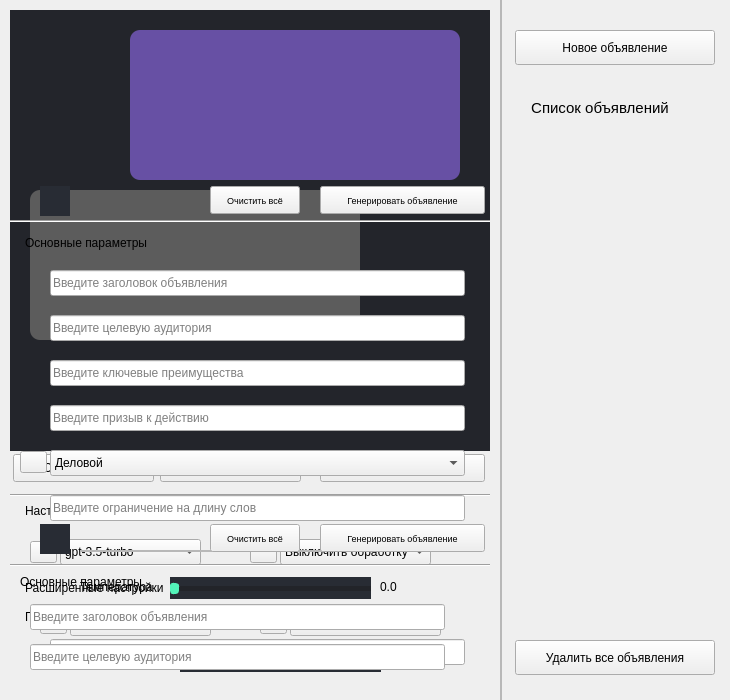
  <widget class="QWidget" name="Dialog" native="true">
   <property name="geometry">
    <rect>
     <x>200</x>
     <y>70</y>
     <width>730</width>
     <height>700</height>
    </rect>
   </property>
   <property name="styleSheet">
    <string notr="true"/>
   </property>
   <widget class="QFrame" name="line_2">
    <property name="geometry">
     <rect>
      <x>500</x>
      <y>0</y>
      <width>2</width>
      <height>700</height>
     </rect>
    </property>
    <property name="frameShape">
     <enum>QFrame::StyledPanel</enum>
    </property>
    <property name="frameShadow">
     <enum>QFrame::Raised</enum>
    </property>
   </widget>
   <widget class="QPushButton" name="newGenerationBtn">
    <property name="geometry">
     <rect>
      <x>515</x>
      <y>30</y>
      <width>200</width>
      <height>35</height>
     </rect>
    </property>
    <property name="font">
     <font>
      <pointsize>9</pointsize>
     </font>
    </property>
    <property name="text">
     <string>Новое объявление</string>
    </property>
    <property name="checkable">
     <bool>true</bool>
    </property>
    <property name="autoExclusive">
     <bool>false</bool>
    </property>
   </widget>
   <widget class="QLabel" name="generationListTxt">
    <property name="geometry">
     <rect>
      <x>515</x>
      <y>100</y>
      <width>170</width>
      <height>16</height>
     </rect>
    </property>
    <property name="font">
     <font>
      <pointsize>11</pointsize>
     </font>
    </property>
    <property name="text">
     <string>Список объявлений</string>
    </property>
    <property name="scaledContents">
     <bool>true</bool>
    </property>
    <property name="alignment">
     <set>Qt::AlignCenter</set>
    </property>
   </widget>
   <widget class="QPushButton" name="deleteGenBtn">
    <property name="geometry">
     <rect>
      <x>515</x>
      <y>640</y>
      <width>200</width>
      <height>35</height>
     </rect>
    </property>
    <property name="font">
     <font>
      <pointsize>9</pointsize>
     </font>
    </property>
    <property name="text">
     <string>Удалить все объявления</string>
    </property>
   </widget>
   <widget class="QWidget" name="InputDialog" native="true">
    <property name="enabled">
     <bool>true</bool>
    </property>
    <property name="geometry">
     <rect>
      <x>10</x>
      <y>180</y>
      <width>480</width>
      <height>510</height>
     </rect>
    </property>
    <widget class="Line" name="line_3">
     <property name="geometry">
      <rect>
       <x>0</x>
       <y>40</y>
       <width>481</width>
       <height>2</height>
      </rect>
     </property>
     <property name="orientation">
      <enum>Qt::Horizontal</enum>
     </property>
    </widget>
    <widget class="QLabel" name="optionsTxt">
     <property name="geometry">
      <rect>
       <x>15</x>
       <y>55</y>
       <width>151</width>
       <height>16</height>
      </rect>
     </property>
     <property name="font">
      <font>
       <pointsize>9</pointsize>
      </font>
     </property>
     <property name="text">
      <string>Основные параметры</string>
     </property>
     <property name="scaledContents">
      <bool>true</bool>
     </property>
    </widget>
    <widget class="QLineEdit" name="headlineEdit">
     <property name="geometry">
      <rect>
       <x>40</x>
       <y>90</y>
       <width>415</width>
       <height>26</height>
      </rect>
     </property>
     <property name="text">
      <string/>
     </property>
     <property name="placeholderText">
      <string>Введите заголовок объявления</string>
     </property>
    </widget>
    <widget class="QLineEdit" name="audienceEdit">
     <property name="geometry">
      <rect>
       <x>40</x>
       <y>135</y>
       <width>415</width>
       <height>26</height>
      </rect>
     </property>
     <property name="placeholderText">
      <string>Введите целевую аудитория</string>
     </property>
    </widget>
    <widget class="QPushButton" name="generationBtn">
     <property name="geometry">
      <rect>
       <x>310</x>
       <y>6</y>
       <width>165</width>
       <height>28</height>
      </rect>
     </property>
     <property name="font">
      <font>
       <pointsize>7</pointsize>
      </font>
     </property>
     <property name="text">
      <string>Генерировать объявление</string>
     </property>
     <property name="checkable">
      <bool>true</bool>
     </property>
     <property name="autoExclusive">
      <bool>true</bool>
     </property>
    </widget>
    <widget class="QPushButton" name="clearBtn">
     <property name="geometry">
      <rect>
       <x>200</x>
       <y>6</y>
       <width>90</width>
       <height>28</height>
      </rect>
     </property>
     <property name="font">
      <font>
       <pointsize>7</pointsize>
       <strikeout>false</strikeout>
      </font>
     </property>
     <property name="styleSheet">
      <string notr="true">w</string>
     </property>
     <property name="text">
      <string>Очистить всё</string>
     </property>
     <property name="checkable">
      <bool>true</bool>
     </property>
     <property name="autoExclusive">
      <bool>false</bool>
     </property>
     <property name="default">
      <bool>false</bool>
     </property>
     <property name="flat">
      <bool>false</bool>
     </property>
    </widget>
    <widget class="QLineEdit" name="keyEdit">
     <property name="geometry">
      <rect>
       <x>40</x>
       <y>180</y>
       <width>415</width>
       <height>26</height>
      </rect>
     </property>
     <property name="text">
      <string/>
     </property>
     <property name="placeholderText">
      <string>Введите ключевые преимущества</string>
     </property>
    </widget>
    <widget class="QLineEdit" name="actionEdit">
     <property name="geometry">
      <rect>
       <x>40</x>
       <y>225</y>
       <width>415</width>
       <height>26</height>
      </rect>
     </property>
     <property name="text">
      <string/>
     </property>
     <property name="placeholderText">
      <string>Введите призыв к действию</string>
     </property>
    </widget>
    <widget class="QLineEdit" name="lengthEdit">
     <property name="geometry">
      <rect>
       <x>40</x>
       <y>315</y>
       <width>415</width>
       <height>26</height>
      </rect>
     </property>
     <property name="text">
      <string/>
     </property>
     <property name="placeholderText">
      <string>Введите ограничение на длину слов</string>
     </property>
    </widget>
    <widget class="QFrame" name="line_5">
     <property name="geometry">
      <rect>
       <x>70</x>
       <y>370</y>
       <width>350</width>
       <height>2</height>
      </rect>
     </property>
     <property name="frameShape">
      <enum>QFrame::StyledPanel</enum>
     </property>
     <property name="frameShadow">
      <enum>QFrame::Raised</enum>
     </property>
    </widget>
    <widget class="QLabel" name="advSetTxt">
     <property name="geometry">
      <rect>
       <x>15</x>
       <y>400</y>
       <width>170</width>
       <height>16</height>
      </rect>
     </property>
     <property name="font">
      <font>
       <pointsize>9</pointsize>
      </font>
     </property>
     <property name="text">
      <string>Расширенные настройки</string>
     </property>
     <property name="scaledContents">
      <bool>true</bool>
     </property>
    </widget>
    <widget class="QComboBox" name="styleBox">
     <property name="geometry">
      <rect>
       <x>40</x>
       <y>270</y>
       <width>415</width>
       <height>26</height>
      </rect>
     </property>
     <property name="toolTip">
      <string/>
     </property>
     <property name="whatsThis">
      <string>&lt;html&gt;&lt;head/&gt;&lt;body&gt;&lt;p&gt;&lt;br/&gt;&lt;/p&gt;&lt;/body&gt;&lt;/html&gt;</string>
     </property>
     <property name="styleSheet">
      <string notr="true">QToolTip{
color: black;
background-color:white;
font-size:12px;
}</string>
     </property>
     <property name="editable">
      <bool>false</bool>
     </property>
     <property name="duplicatesEnabled">
      <bool>false</bool>
     </property>
     <item>
      <property name="text">
       <string>Деловой</string>
      </property>
     </item>
     <item>
      <property name="text">
       <string>Неформальный</string>
      </property>
     </item>
     <item>
      <property name="text">
       <string>Юмористический</string>
      </property>
     </item>
    </widget>
    <widget class="QComboBox" name="modelBox">
     <property name="geometry">
      <rect>
       <x>60</x>
       <y>430</y>
       <width>141</width>
       <height>26</height>
      </rect>
     </property>
     <property name="toolTip">
      <string/>
     </property>
     <property name="whatsThis">
      <string>&lt;html&gt;&lt;head/&gt;&lt;body&gt;&lt;p&gt;&lt;br/&gt;&lt;/p&gt;&lt;/body&gt;&lt;/html&gt;</string>
     </property>
     <property name="styleSheet">
      <string notr="true">QToolTip{
color: black;
background-color:white;
font-size:12px;
}</string>
     </property>
     <property name="editable">
      <bool>false</bool>
     </property>
     <property name="duplicatesEnabled">
      <bool>false</bool>
     </property>
     <item>
      <property name="text">
       <string>gpt-3.5-turbo</string>
      </property>
     </item>
     <item>
      <property name="text">
       <string>google/gemma-1.1-7b-it</string>
      </property>
     </item>
     <item>
      <property name="text">
       <string>claude-3</string>
      </property>
     </item>
     <item>
      <property name="text">
       <string>NousResearch</string>
      </property>
     </item>
     <item>
      <property name="text">
       <string>green</string>
      </property>
     </item>
    </widget>
    <widget class="QComboBox" name="potokBox">
     <property name="geometry">
      <rect>
       <x>280</x>
       <y>430</y>
       <width>151</width>
       <height>26</height>
      </rect>
     </property>
     <property name="toolTip">
      <string/>
     </property>
     <property name="whatsThis">
      <string>&lt;html&gt;&lt;head/&gt;&lt;body&gt;&lt;p&gt;&lt;br/&gt;&lt;/p&gt;&lt;/body&gt;&lt;/html&gt;</string>
     </property>
     <property name="styleSheet">
      <string notr="true">QToolTip{
color: black;
background-color:white;
font-size:12px;
}</string>
     </property>
     <property name="editable">
      <bool>false</bool>
     </property>
     <property name="duplicatesEnabled">
      <bool>false</bool>
     </property>
     <item>
      <property name="text">
       <string>Выключить обработку</string>
      </property>
     </item>
     <item>
      <property name="text">
       <string>Включить обработку</string>
      </property>
     </item>
    </widget>
    <widget class="QSlider" name="slider">
     <property name="geometry">
      <rect>
       <x>170</x>
       <y>470</y>
       <width>201</width>
       <height>22</height>
      </rect>
     </property>
     <property name="styleSheet">
      <string notr="true">QSlider{
background-color: #282C34;
}

QSlider::groove:horizontal {
                height: 1px;
                background: #53F4BA;
                margin: 2px 0;
                border-radius: 2px;
            }

            QSlider::handle:horizontal {
                background: #53F4BA;
                border: 1px solid #53F4BA;
                width: 7px;
                height: 7px;
                border-radius: 3px;
                margin: -5px 0;
            }

            QSlider::sub-page:horizontal {
                background: #53F4BA;
                border: 1px solid #53F4BA;
                height: 8px;
                border-radius: 4px;
            }

            QSlider::add-page:horizontal {
                background: #222429;
                border: 1px solid #222429;
                height: 8px;
                border-radius: 4px;
}</string>
     </property>
     <property name="orientation">
      <enum>Qt::Horizontal</enum>
     </property>
    </widget>
    <widget class="QLabel" name="tempTxt">
     <property name="geometry">
      <rect>
       <x>80</x>
       <y>472</y>
       <width>81</width>
       <height>16</height>
      </rect>
     </property>
     <property name="text">
      <string>Температура</string>
     </property>
    </widget>
    <widget class="QLabel" name="tempResTxt">
     <property name="geometry">
      <rect>
       <x>380</x>
       <y>472</y>
       <width>21</width>
       <height>16</height>
      </rect>
     </property>
     <property name="text">
      <string>0.0</string>
     </property>
    </widget>
    <widget class="QToolButton" name="infBtn">
     <property name="geometry">
      <rect>
       <x>10</x>
       <y>271</y>
       <width>27</width>
       <height>22</height>
      </rect>
     </property>
     <property name="toolTip">
      <string>Указывается стиль объявления</string>
     </property>
     <property name="styleSheet">
      <string notr="true">QToolTip{
color: black;
background-color:white;
font-size:12px;
}</string>
     </property>
     <property name="text">
      <string/>
     </property>
     <property name="icon">
      <iconset>
       <normaloff>../images/inf.png</normaloff>../images/inf.png</iconset>
     </property>
     <property name="autoRaise">
      <bool>false</bool>
     </property>
    </widget>
    <widget class="QToolButton" name="infBtn_2">
     <property name="geometry">
      <rect>
       <x>30</x>
       <y>432</y>
       <width>27</width>
       <height>22</height>
      </rect>
     </property>
     <property name="toolTip">
      <string>Указывается модель ИИ, которая будет генерировать объявление</string>
     </property>
     <property name="styleSheet">
      <string notr="true">QToolTip{
color: black;
background-color:white;
font-size:12px;
}</string>
     </property>
     <property name="text">
      <string/>
     </property>
     <property name="icon">
      <iconset>
       <normaloff>../images/inf.png</normaloff>../images/inf.png</iconset>
     </property>
    </widget>
    <widget class="QToolButton" name="infBtn_3">
     <property name="geometry">
      <rect>
       <x>250</x>
       <y>432</y>
       <width>27</width>
       <height>22</height>
      </rect>
     </property>
     <property name="toolTip">
      <string>Указывается наличие потоковой обработка</string>
     </property>
     <property name="styleSheet">
      <string notr="true">QToolTip{
color: black;
background-color:white;
font-size:12px;
}</string>
     </property>
     <property name="text">
      <string/>
     </property>
     <property name="icon">
      <iconset>
       <normaloff>../images/inf.png</normaloff>../images/inf.png</iconset>
     </property>
    </widget>
    <widget class="QPushButton" name="uparrowBtn">
     <property name="enabled">
      <bool>true</bool>
     </property>
     <property name="geometry">
      <rect>
       <x>30</x>
       <y>6</y>
       <width>30</width>
       <height>30</height>
      </rect>
     </property>
     <property name="focusPolicy">
      <enum>Qt::WheelFocus</enum>
     </property>
     <property name="styleSheet">
      <string notr="true">background-color: #282C34;
border-style:solid;</string>
     </property>
     <property name="text">
      <string/>
     </property>
     <property name="icon">
      <iconset>
       <normaloff>../images/down-arrow.png</normaloff>../images/down-arrow.png</iconset>
     </property>
     <property name="checkable">
      <bool>true</bool>
     </property>
     <property name="checked">
      <bool>false</bool>
     </property>
     <property name="autoExclusive">
      <bool>false</bool>
     </property>
    </widget>
   </widget>
   <widget class="QWidget" name="VisibleInputDialog" native="true">
    <property name="geometry">
     <rect>
      <x>10</x>
      <y>509</y>
      <width>480</width>
      <height>181</height>
     </rect>
    </property>
    <widget class="QLineEdit" name="v_audienceEdit">
     <property name="geometry">
      <rect>
       <x>20</x>
       <y>135</y>
       <width>415</width>
       <height>26</height>
      </rect>
     </property>
     <property name="placeholderText">
      <string>Введите целевую аудитория</string>
     </property>
    </widget>
    <widget class="QLineEdit" name="v_headlineEdit">
     <property name="geometry">
      <rect>
       <x>20</x>
       <y>95</y>
       <width>415</width>
       <height>26</height>
      </rect>
     </property>
     <property name="text">
      <string/>
     </property>
     <property name="placeholderText">
      <string>Введите заголовок объявления</string>
     </property>
    </widget>
    <widget class="QLabel" name="v_optionsTxt">
     <property name="geometry">
      <rect>
       <x>10</x>
       <y>65</y>
       <width>151</width>
       <height>16</height>
      </rect>
     </property>
     <property name="font">
      <font>
       <pointsize>9</pointsize>
      </font>
     </property>
     <property name="text">
      <string>Основные параметры</string>
     </property>
     <property name="scaledContents">
      <bool>true</bool>
     </property>
    </widget>
    <widget class="QPushButton" name="v_generationBtn">
     <property name="geometry">
      <rect>
       <x>310</x>
       <y>15</y>
       <width>165</width>
       <height>28</height>
      </rect>
     </property>
     <property name="font">
      <font>
       <pointsize>7</pointsize>
      </font>
     </property>
     <property name="text">
      <string>Генерировать объявление</string>
     </property>
     <property name="checkable">
      <bool>true</bool>
     </property>
     <property name="autoExclusive">
      <bool>true</bool>
     </property>
    </widget>
    <widget class="QPushButton" name="v_clearBtn">
     <property name="geometry">
      <rect>
       <x>200</x>
       <y>15</y>
       <width>90</width>
       <height>28</height>
      </rect>
     </property>
     <property name="font">
      <font>
       <pointsize>7</pointsize>
       <strikeout>false</strikeout>
      </font>
     </property>
     <property name="styleSheet">
      <string notr="true">w</string>
     </property>
     <property name="text">
      <string>Очистить всё</string>
     </property>
     <property name="checkable">
      <bool>true</bool>
     </property>
     <property name="autoExclusive">
      <bool>true</bool>
     </property>
     <property name="default">
      <bool>false</bool>
     </property>
     <property name="flat">
      <bool>false</bool>
     </property>
    </widget>
    <widget class="Line" name="line_6">
     <property name="geometry">
      <rect>
       <x>0</x>
       <y>55</y>
       <width>481</width>
       <height>2</height>
      </rect>
     </property>
     <property name="orientation">
      <enum>Qt::Horizontal</enum>
     </property>
    </widget>
    <widget class="QPushButton" name="downarrowBtn">
     <property name="enabled">
      <bool>true</bool>
     </property>
     <property name="geometry">
      <rect>
       <x>30</x>
       <y>15</y>
       <width>30</width>
       <height>30</height>
      </rect>
     </property>
     <property name="styleSheet">
      <string notr="true">background-color: #282C34;
border-style:solid;</string>
     </property>
     <property name="text">
      <string/>
     </property>
     <property name="icon">
      <iconset>
       <normaloff>../images/up-arrow.png</normaloff>../images/up-arrow.png</iconset>
     </property>
     <property name="checkable">
      <bool>true</bool>
     </property>
     <property name="checked">
      <bool>false</bool>
     </property>
     <property name="autoExclusive">
      <bool>false</bool>
     </property>
    </widget>
   </widget>
   <widget class="QWidget" name="EditInputDialog" native="true">
    <property name="geometry">
     <rect>
      <x>10</x>
      <y>439</y>
      <width>480</width>
      <height>251</height>
     </rect>
    </property>
    <widget class="QLabel" name="e_optionsTxt">
     <property name="geometry">
      <rect>
       <x>15</x>
       <y>65</y>
       <width>281</width>
       <height>18</height>
      </rect>
     </property>
     <property name="font">
      <font>
       <pointsize>9</pointsize>
      </font>
     </property>
     <property name="text">
      <string>Настройка и редактирование обявления</string>
     </property>
     <property name="scaledContents">
      <bool>true</bool>
     </property>
     <property name="alignment">
      <set>Qt::AlignLeading|Qt::AlignLeft|Qt::AlignTop</set>
     </property>
    </widget>
    <widget class="QPushButton" name="e_generationBtn">
     <property name="geometry">
      <rect>
       <x>310</x>
       <y>15</y>
       <width>165</width>
       <height>28</height>
      </rect>
     </property>
     <property name="font">
      <font>
       <pointsize>7</pointsize>
      </font>
     </property>
     <property name="text">
      <string>Применить изменения</string>
     </property>
    </widget>
    <widget class="Line" name="line_7">
     <property name="geometry">
      <rect>
       <x>0</x>
       <y>55</y>
       <width>481</width>
       <height>2</height>
      </rect>
     </property>
     <property name="orientation">
      <enum>Qt::Horizontal</enum>
     </property>
    </widget>
    <widget class="QComboBox" name="e_potokBox">
     <property name="geometry">
      <rect>
       <x>270</x>
       <y>100</y>
       <width>151</width>
       <height>26</height>
      </rect>
     </property>
     <property name="toolTip">
      <string/>
     </property>
     <property name="whatsThis">
      <string>&lt;html&gt;&lt;head/&gt;&lt;body&gt;&lt;p&gt;&lt;br/&gt;&lt;/p&gt;&lt;/body&gt;&lt;/html&gt;</string>
     </property>
     <property name="styleSheet">
      <string notr="true">QToolTip{
color: black;
background-color:white;
font-size:12px;
}</string>
     </property>
     <property name="editable">
      <bool>false</bool>
     </property>
     <property name="duplicatesEnabled">
      <bool>false</bool>
     </property>
     <item>
      <property name="text">
       <string>Выключить обработку</string>
      </property>
     </item>
     <item>
      <property name="text">
       <string>Включить обработку</string>
      </property>
     </item>
    </widget>
    <widget class="QComboBox" name="e_modelBox">
     <property name="geometry">
      <rect>
       <x>50</x>
       <y>100</y>
       <width>141</width>
       <height>26</height>
      </rect>
     </property>
     <property name="toolTip">
      <string/>
     </property>
     <property name="whatsThis">
      <string>&lt;html&gt;&lt;head/&gt;&lt;body&gt;&lt;p&gt;&lt;br/&gt;&lt;/p&gt;&lt;/body&gt;&lt;/html&gt;</string>
     </property>
     <property name="styleSheet">
      <string notr="true">QToolTip{
color: black;
background-color:white;
font-size:12px;
}</string>
     </property>
     <property name="editable">
      <bool>false</bool>
     </property>
     <property name="duplicatesEnabled">
      <bool>false</bool>
     </property>
     <item>
      <property name="text">
       <string>gpt-3.5-turbo</string>
      </property>
     </item>
     <item>
      <property name="text">
       <string>google/gemma-1.1-7b-it</string>
      </property>
     </item>
     <item>
      <property name="text">
       <string>claude-3</string>
      </property>
     </item>
     <item>
      <property name="text">
       <string>NousResearch</string>
      </property>
     </item>
     <item>
      <property name="text">
       <string>green</string>
      </property>
     </item>
    </widget>
    <widget class="QToolButton" name="e_infBtn">
     <property name="geometry">
      <rect>
       <x>240</x>
       <y>102</y>
       <width>27</width>
       <height>22</height>
      </rect>
     </property>
     <property name="toolTip">
      <string>Указывается наличие потоковой обработка</string>
     </property>
     <property name="styleSheet">
      <string notr="true">QToolTip{
color: black;
background-color:white;
font-size:12px;
}</string>
     </property>
     <property name="text">
      <string/>
     </property>
     <property name="icon">
      <iconset>
       <normaloff>../images/inf.png</normaloff>../images/inf.png</iconset>
     </property>
    </widget>
    <widget class="QSlider" name="e_slider">
     <property name="geometry">
      <rect>
       <x>160</x>
       <y>138</y>
       <width>201</width>
       <height>22</height>
      </rect>
     </property>
     <property name="styleSheet">
      <string notr="true">QSlider{
background-color: #282C34;
}

QSlider::groove:horizontal {
                height: 1px;
                background: #53F4BA;
                margin: 2px 0;
                border-radius: 2px;
            }

            QSlider::handle:horizontal {
                background: #53F4BA;
                border: 1px solid #53F4BA;
                width: 7px;
                height: 7px;
                border-radius: 3px;
                margin: -5px 0;
            }

            QSlider::sub-page:horizontal {
                background: #53F4BA;
                border: 1px solid #53F4BA;
                height: 8px;
                border-radius: 4px;
            }

            QSlider::add-page:horizontal {
                background: #222429;
                border: 1px solid #222429;
                height: 8px;
                border-radius: 4px;
}</string>
     </property>
     <property name="orientation">
      <enum>Qt::Horizontal</enum>
     </property>
    </widget>
    <widget class="QToolButton" name="e_infBtn_2">
     <property name="geometry">
      <rect>
       <x>20</x>
       <y>102</y>
       <width>27</width>
       <height>22</height>
      </rect>
     </property>
     <property name="toolTip">
      <string>Указывается модель ИИ, которая будет генерировать объявление</string>
     </property>
     <property name="styleSheet">
      <string notr="true">QToolTip{
color: black;
background-color:white;
font-size:12px;
}</string>
     </property>
     <property name="text">
      <string/>
     </property>
     <property name="icon">
      <iconset>
       <normaloff>../images/inf.png</normaloff>../images/inf.png</iconset>
     </property>
    </widget>
    <widget class="QLabel" name="e_tempTxt">
     <property name="geometry">
      <rect>
       <x>70</x>
       <y>140</y>
       <width>81</width>
       <height>16</height>
      </rect>
     </property>
     <property name="text">
      <string>Температура</string>
     </property>
    </widget>
    <widget class="QLabel" name="e_tempResTxt">
     <property name="geometry">
      <rect>
       <x>370</x>
       <y>140</y>
       <width>21</width>
       <height>16</height>
      </rect>
     </property>
     <property name="text">
      <string>0.0</string>
     </property>
    </widget>
    <widget class="QPushButton" name="saveBtn">
     <property name="geometry">
      <rect>
       <x>3</x>
       <y>15</y>
       <width>141</width>
       <height>28</height>
      </rect>
     </property>
     <property name="layoutDirection">
      <enum>Qt::RightToLeft</enum>
     </property>
     <property name="styleSheet">
      <string notr="true"/>
     </property>
     <property name="text">
      <string>Сохранить как</string>
     </property>
     <property name="icon">
      <iconset>
       <normaloff>../images/download.png</normaloff>../images/download.png</iconset>
     </property>
    </widget>
    <widget class="QPushButton" name="copyBtn">
     <property name="geometry">
      <rect>
       <x>150</x>
       <y>15</y>
       <width>141</width>
       <height>28</height>
      </rect>
     </property>
     <property name="layoutDirection">
      <enum>Qt::RightToLeft</enum>
     </property>
     <property name="text">
      <string>Копировать</string>
     </property>
     <property name="icon">
      <iconset>
       <normaloff>../images/copy.png</normaloff>../images/copy.png</iconset>
     </property>
    </widget>
    <widget class="QLabel" name="e_changeTxt">
     <property name="geometry">
      <rect>
       <x>15</x>
       <y>170</y>
       <width>181</width>
       <height>16</height>
      </rect>
     </property>
     <property name="font">
      <font>
       <pointsize>9</pointsize>
      </font>
     </property>
     <property name="text">
      <string>Произвольные изменения</string>
     </property>
    </widget>
    <widget class="QLineEdit" name="e_changeEdit">
     <property name="geometry">
      <rect>
       <x>40</x>
       <y>200</y>
       <width>415</width>
       <height>26</height>
      </rect>
     </property>
     <property name="placeholderText">
      <string>Введите изменения, которые хотите внести</string>
     </property>
    </widget>
   </widget>
   <widget class="QScrollArea" name="scrollArea">
    <property name="geometry">
     <rect>
      <x>10</x>
      <y>10</y>
      <width>480</width>
      <height>441</height>
     </rect>
    </property>
    <property name="styleSheet">
     <string notr="true">border-style:solid;</string>
    </property>
    <property name="widgetResizable">
     <bool>true</bool>
    </property>
    <widget class="QWidget" name="scrollAreaWidgetContents_2">
     <property name="geometry">
      <rect>
       <x>0</x>
       <y>0</y>
       <width>480</width>
       <height>441</height>
      </rect>
     </property>
     <property name="styleSheet">
      <string notr="true">background-color: #23252B;</string>
     </property>
     <widget class="QTextBrowser" name="resultText">
      <property name="geometry">
       <rect>
        <x>120</x>
        <y>20</y>
        <width>330</width>
        <height>150</height>
       </rect>
      </property>
      <property name="styleSheet">
       <string notr="true">background-color: #6750A4;
border-style: 1px solid;
border-radius:10px;
text-wrap:wrap;
padding:10px;</string>
      </property>
     </widget>
     <widget class="QTextBrowser" name="answerText">
      <property name="geometry">
       <rect>
        <x>20</x>
        <y>180</y>
        <width>330</width>
        <height>150</height>
       </rect>
      </property>
      <property name="styleSheet">
       <string notr="true">background-color: #5C5C5C;
border-style: 1px solid;
border-radius:10px;
</string>
      </property>
     </widget>
    </widget>
   </widget>
   <zorder>scrollArea</zorder>
   <zorder>EditInputDialog</zorder>
   <zorder>InputDialog</zorder>
   <zorder>line_2</zorder>
   <zorder>newGenerationBtn</zorder>
   <zorder>generationListTxt</zorder>
   <zorder>deleteGenBtn</zorder>
   <zorder>VisibleInputDialog</zorder>
  </widget>
